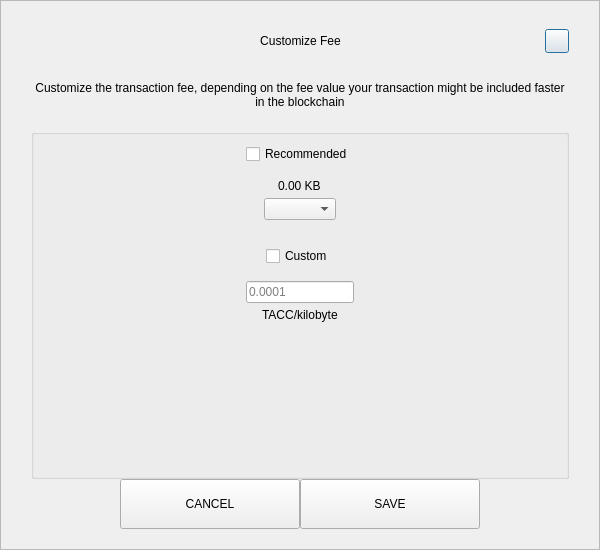
<?xml version="1.0" encoding="UTF-8"?>
<ui version="4.0">
 <class>SendCustomFeeDialog</class>
 <widget class="QDialog" name="SendCustomFeeDialog">
  <property name="geometry">
   <rect>
    <x>0</x>
    <y>0</y>
    <width>600</width>
    <height>550</height>
   </rect>
  </property>
  <property name="windowTitle">
   <string>Form</string>
  </property>
  <layout class="QVBoxLayout" name="verticalLayout_3">
   <property name="spacing">
    <number>0</number>
   </property>
   <property name="leftMargin">
    <number>0</number>
   </property>
   <property name="topMargin">
    <number>0</number>
   </property>
   <property name="rightMargin">
    <number>0</number>
   </property>
   <property name="bottomMargin">
    <number>0</number>
   </property>
   <item>
    <widget class="QFrame" name="frame">
     <property name="styleSheet">
      <string notr="true"/>
     </property>
     <property name="frameShape">
      <enum>QFrame::StyledPanel</enum>
     </property>
     <property name="frameShadow">
      <enum>QFrame::Raised</enum>
     </property>
     <layout class="QVBoxLayout" name="verticalLayout_2">
      <property name="spacing">
       <number>0</number>
      </property>
      <property name="leftMargin">
       <number>30</number>
      </property>
      <property name="topMargin">
       <number>20</number>
      </property>
      <property name="rightMargin">
       <number>30</number>
      </property>
      <property name="bottomMargin">
       <number>20</number>
      </property>
      <item>
       <layout class="QHBoxLayout" name="horizontalLayout_3">
        <property name="spacing">
         <number>0</number>
        </property>
        <item>
         <spacer name="horizontalSpacer_21">
          <property name="orientation">
           <enum>Qt::Horizontal</enum>
          </property>
          <property name="sizeHint" stdset="0">
           <size>
            <width>40</width>
            <height>20</height>
           </size>
          </property>
         </spacer>
        </item>
        <item>
         <widget class="QLabel" name="labelTitle">
          <property name="minimumSize">
           <size>
            <width>0</width>
            <height>40</height>
           </size>
          </property>
          <property name="maximumSize">
           <size>
            <width>16777215</width>
            <height>40</height>
           </size>
          </property>
          <property name="styleSheet">
           <string notr="true">padding-left:24px;</string>
          </property>
          <property name="text">
           <string>Customize Fee</string>
          </property>
          <property name="alignment">
           <set>Qt::AlignCenter</set>
          </property>
          <property name="margin">
           <number>7</number>
          </property>
         </widget>
        </item>
        <item>
         <spacer name="horizontalSpacer">
          <property name="orientation">
           <enum>Qt::Horizontal</enum>
          </property>
          <property name="sizeHint" stdset="0">
           <size>
            <width>40</width>
            <height>20</height>
           </size>
          </property>
         </spacer>
        </item>
        <item>
         <widget class="QPushButton" name="btnEsc">
          <property name="minimumSize">
           <size>
            <width>24</width>
            <height>24</height>
           </size>
          </property>
          <property name="maximumSize">
           <size>
            <width>24</width>
            <height>24</height>
           </size>
          </property>
          <property name="text">
           <string/>
          </property>
         </widget>
        </item>
       </layout>
      </item>
      <item>
       <spacer name="verticalSpacer_2">
        <property name="orientation">
         <enum>Qt::Vertical</enum>
        </property>
        <property name="sizeType">
         <enum>QSizePolicy::Fixed</enum>
        </property>
        <property name="sizeHint" stdset="0">
         <size>
          <width>20</width>
          <height>20</height>
         </size>
        </property>
       </spacer>
      </item>
      <item>
       <widget class="QLabel" name="labelMessage">
        <property name="text">
         <string>Customize the transaction fee, depending on the fee value your transaction might be included faster in the blockchain</string>
        </property>
        <property name="alignment">
         <set>Qt::AlignCenter</set>
        </property>
        <property name="wordWrap">
         <bool>true</bool>
        </property>
       </widget>
      </item>
      <item>
       <spacer name="verticalSpacer_3">
        <property name="orientation">
         <enum>Qt::Vertical</enum>
        </property>
        <property name="sizeType">
         <enum>QSizePolicy::Fixed</enum>
        </property>
        <property name="sizeHint" stdset="0">
         <size>
          <width>20</width>
          <height>20</height>
         </size>
        </property>
       </spacer>
      </item>
      <item>
       <widget class="QGroupBox" name="groupBox">
        <property name="title">
         <string/>
        </property>
        <layout class="QVBoxLayout" name="verticalLayout">
         <property name="leftMargin">
          <number>12</number>
         </property>
         <property name="rightMargin">
          <number>12</number>
         </property>
         <item>
          <layout class="QVBoxLayout" name="verticalLayout_4">
           <property name="spacing">
            <number>5</number>
           </property>
           <item alignment="Qt::AlignHCenter">
            <widget class="QCheckBox" name="checkBoxRecommended">
             <property name="text">
              <string>Recommended</string>
             </property>
            </widget>
           </item>
           <item>
            <spacer name="verticalSpacer_5">
             <property name="orientation">
              <enum>Qt::Vertical</enum>
             </property>
             <property name="sizeType">
              <enum>QSizePolicy::Fixed</enum>
             </property>
             <property name="sizeHint" stdset="0">
              <size>
               <width>20</width>
               <height>10</height>
              </size>
             </property>
            </spacer>
           </item>
           <item alignment="Qt::AlignHCenter">
            <widget class="QLabel" name="labelFee">
             <property name="text">
              <string>0.00 KB</string>
             </property>
            </widget>
           </item>
           <item alignment="Qt::AlignHCenter">
            <widget class="QComboBox" name="comboBoxRecommended"/>
           </item>
          </layout>
         </item>
         <item>
          <spacer name="verticalSpacer">
           <property name="orientation">
            <enum>Qt::Vertical</enum>
           </property>
           <property name="sizeType">
            <enum>QSizePolicy::Fixed</enum>
           </property>
           <property name="sizeHint" stdset="0">
            <size>
             <width>20</width>
             <height>20</height>
            </size>
           </property>
          </spacer>
         </item>
         <item>
          <layout class="QVBoxLayout" name="verticalLayout_5">
           <property name="spacing">
            <number>5</number>
           </property>
           <item alignment="Qt::AlignHCenter">
            <widget class="QCheckBox" name="checkBoxCustom">
             <property name="text">
              <string>Custom</string>
             </property>
            </widget>
           </item>
           <item>
            <spacer name="verticalSpacer_6">
             <property name="orientation">
              <enum>Qt::Vertical</enum>
             </property>
             <property name="sizeType">
              <enum>QSizePolicy::Fixed</enum>
             </property>
             <property name="sizeHint" stdset="0">
              <size>
               <width>20</width>
               <height>10</height>
              </size>
             </property>
            </spacer>
           </item>
           <item alignment="Qt::AlignHCenter">
            <widget class="QLineEdit" name="lineEditCustomFee">
             <property name="placeholderText">
              <string notr="true">0.0001</string>
             </property>
            </widget>
           </item>
           <item alignment="Qt::AlignHCenter">
            <widget class="QLabel" name="labelCustomFee">
             <property name="text">
              <string>TACC/kilobyte</string>
             </property>
            </widget>
           </item>
          </layout>
         </item>
         <item>
          <spacer name="verticalSpacer_4">
           <property name="orientation">
            <enum>Qt::Vertical</enum>
           </property>
           <property name="sizeHint" stdset="0">
            <size>
             <width>20</width>
             <height>40</height>
            </size>
           </property>
          </spacer>
         </item>
        </layout>
       </widget>
      </item>
      <item>
       <layout class="QHBoxLayout" name="horizontalLayout" stretch="1,2,2,1">
        <item>
         <spacer name="horizontalSpacer1">
          <property name="orientation">
           <enum>Qt::Horizontal</enum>
          </property>
          <property name="sizeHint" stdset="0">
           <size>
            <width>40</width>
            <height>20</height>
           </size>
          </property>
         </spacer>
        </item>
        <item>
         <widget class="QPushButton" name="btnCancel">
          <property name="minimumSize">
           <size>
            <width>180</width>
            <height>50</height>
           </size>
          </property>
          <property name="focusPolicy">
           <enum>Qt::NoFocus</enum>
          </property>
          <property name="text">
           <string>CANCEL</string>
          </property>
         </widget>
        </item>
        <item>
         <widget class="QPushButton" name="btnSave">
          <property name="minimumSize">
           <size>
            <width>180</width>
            <height>50</height>
           </size>
          </property>
          <property name="focusPolicy">
           <enum>Qt::NoFocus</enum>
          </property>
          <property name="text">
           <string>SAVE</string>
          </property>
         </widget>
        </item>
        <item>
         <spacer name="horizontalSpacer_2">
          <property name="orientation">
           <enum>Qt::Horizontal</enum>
          </property>
          <property name="sizeHint" stdset="0">
           <size>
            <width>40</width>
            <height>20</height>
           </size>
          </property>
         </spacer>
        </item>
       </layout>
      </item>
     </layout>
    </widget>
   </item>
  </layout>
 </widget>
 <resources/>
 <connections/>
</ui>
